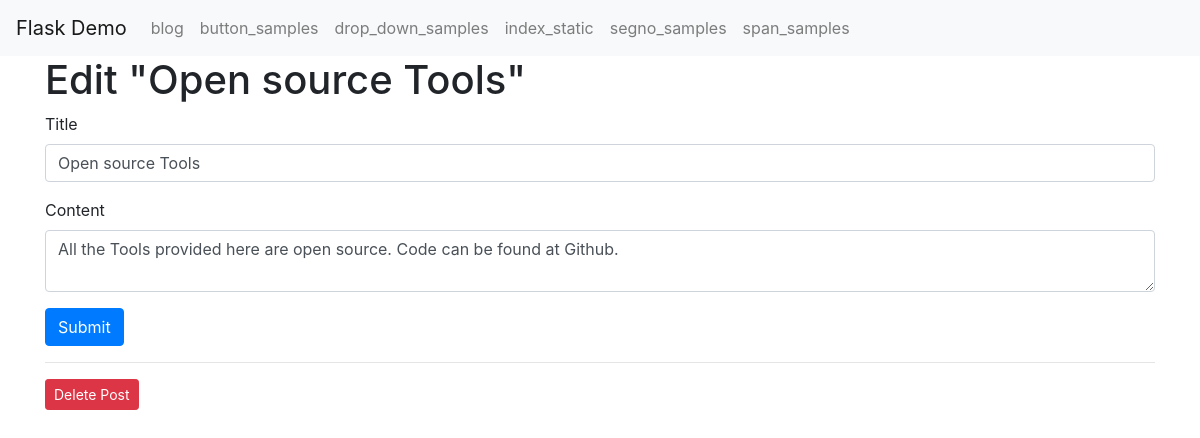
/1/blog_edit, run on an earlier commit of the app's database.
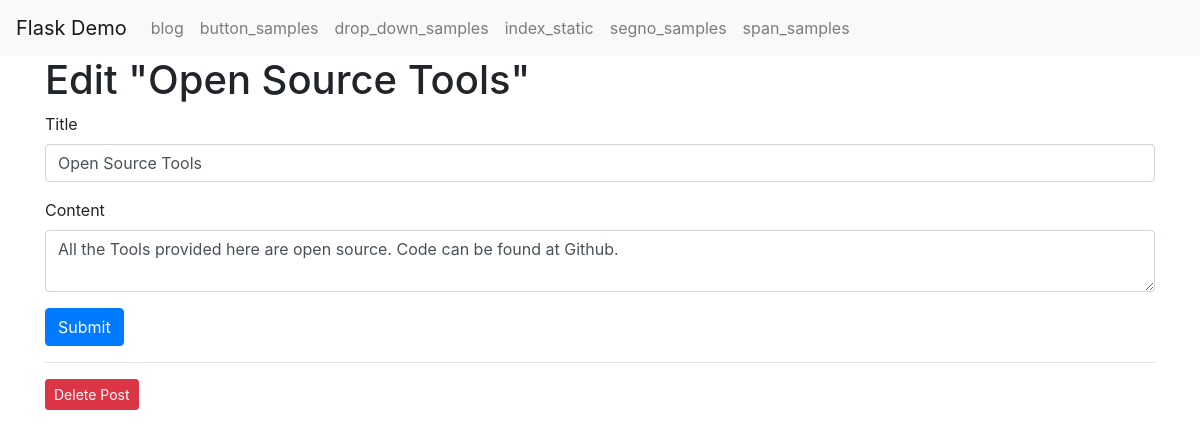
And on a later commit of the database.
### tables this page shows
CREATE TABLE posts (
    id INTEGER PRIMARY KEY AUTOINCREMENT,
    created TIMESTAMP NOT NULL DEFAULT CURRENT_TIMESTAMP,
    title TEXT NOT NULL,
    content TEXT NOT NULL,
    publisher TEXT NULL
);

### amenity_pj/extra/flask_demo/app.py (the view, shortened to what this page needs)
@app.route('/<int:id>/blog_edit', methods=('GET', 'POST'))
def blog_edit(id):
    post = get_post(id)
    return render_template('blog_edit.html', post=post)

### amenity_pj/extra/flask_demo/app.py (called while the page is built)
def get_db_connection():
    path = os.sep.join([os.path.dirname(os.path.realpath(__file__)), 'db', 'database.db'])
    conn = sqlite3.connect(path)
    conn.row_factory = sqlite3.Row
    return conn

def get_post(post_id):
    conn = get_db_connection()
    post = conn.execute('SELECT * FROM posts WHERE id = ?',
                        (post_id,)).fetchone()
    conn.close()
    if post is None:
        abort(404)
    return post

### amenity_pj/extra/flask_demo/templates/blog_edit.html (shortened to what this page needs)
{% extends 'base.html' %}
{% block content %}
    <h1>{% block title %} Edit "{{ post['title'] }}" {% endblock %}</h1>
    <form method="post">
        <div class="form-group">
            <label for="title">Title</label>
            <input type="text" name="title" placeholder="Post title"
                   class="form-control"
                   value="{{ request.form['title'] or post['title'] }}">
        </div>
        <div class="form-group">
            <label for="content">Content</label>
            <textarea name="content" placeholder="Post content"
                      class="form-control">{{ request.form['content'] or post['content'] }}</textarea>
        </div>
        <div class="form-group">
            <button type="submit" class="btn btn-primary">Submit</button>
        </div>
    </form>
    <hr>
    <form action="{{ url_for('blog_delete', id=post['id']) }}" method="POST">
        <input type="submit" value="Delete Post"
               class="btn btn-danger btn-sm"
               onclick="return confirm('Are you sure you want to delete this post?')">
    </form>
{% endblock %}

What changed in the data, as far as the page shows it:
changed posts "All the Tools provided here are open source. Code can be found at Github.": title "Open source Tools" → "Open Source Tools"
